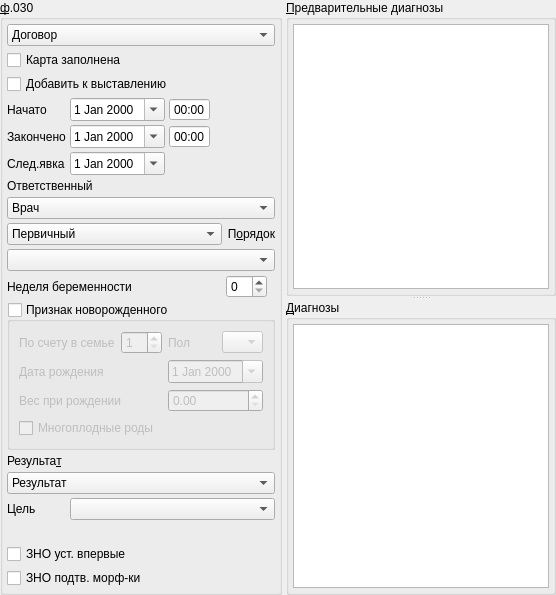
              <widget class="QFrame" name="frameBaseAndDiagnosises">
               <property name="frameShape">
                <enum>QFrame::NoFrame</enum>
               </property>
               <property name="frameShadow">
                <enum>QFrame::Raised</enum>
               </property>
               <layout class="QHBoxLayout" name="horizontalLayout">
                <property name="spacing">
                 <number>4</number>
                </property>
                <property name="margin">
                 <number>0</number>
                </property>
                <item>
                 <widget class="QGroupBox" name="grpBase">
                  <property name="sizePolicy">
                   <sizepolicy hsizetype="Maximum" vsizetype="Preferred">
                    <horstretch>0</horstretch>
                    <verstretch>0</verstretch>
                   </sizepolicy>
                  </property>
                  <property name="title">
                   <string>&amp;ф.030</string>
                  </property>
                  <layout class="QGridLayout" name="gridLayout_2">
                   <property name="margin">
                    <number>4</number>
                   </property>
                   <property name="spacing">
                    <number>4</number>
                   </property>
                   <item row="1" column="0" colspan="4">
                    <widget class="QCheckBox" name="chkIsClosed">
                     <property name="text">
                      <string>Карта заполнена</string>
                     </property>
                    </widget>
                   </item>
                   <item row="8" column="3">
                    <widget class="QLabel" name="lblOrder">
                     <property name="text">
                      <string>П&amp;орядок</string>
                     </property>
                     <property name="alignment">
                      <set>Qt::AlignRight|Qt::AlignTrailing|Qt::AlignVCenter</set>
                     </property>
                     <property name="buddy">
                      <cstring>cmbOrder</cstring>
                     </property>
                    </widget>
                   </item>
                   <item row="17" column="0" colspan="4">
                    <spacer>
                     <property name="orientation">
                      <enum>Qt::Vertical</enum>
                     </property>
                     <property name="sizeHint" stdset="0">
                      <size>
                       <width>16</width>
                       <height>20</height>
                      </size>
                     </property>
                    </spacer>
                   </item>
                   <item row="9" column="0" colspan="4">
                    <widget class="CRBComboBox" name="cmbOrder">
                     <item>
                      <property name="text">
                       <string/>
                      </property>
                     </item>
                     <item>
                      <property name="text">
                       <string>Плановый</string>
                      </property>
                     </item>
                     <item>
                      <property name="text">
                       <string>Экстренный</string>
                      </property>
                     </item>
                     <item>
                      <property name="text">
                       <string>Самообращение</string>
                      </property>
                     </item>
                     <item>
                      <property name="text">
                       <string>Принудительный</string>
                      </property>
                     </item>
                     <item>
                      <property name="text">
                       <string>Неотложный</string>
                      </property>
                     </item>
                    </widget>
                   </item>
                   <item row="4" column="1" colspan="3">
                    <widget class="QFrame" name="frmEndDateTime">
                     <property name="sizePolicy">
                      <sizepolicy hsizetype="Maximum" vsizetype="Preferred">
                       <horstretch>0</horstretch>
                       <verstretch>0</verstretch>
                      </sizepolicy>
                     </property>
                     <property name="frameShape">
                      <enum>QFrame::NoFrame</enum>
                     </property>
                     <property name="frameShadow">
                      <enum>QFrame::Plain</enum>
                     </property>
                     <property name="lineWidth">
                      <number>0</number>
                     </property>
                     <layout class="QHBoxLayout" name="horizontalLayout_4">
                      <property name="spacing">
                       <number>4</number>
                      </property>
                      <property name="margin">
                       <number>0</number>
                      </property>
                      <item>
                       <widget class="CDateEdit" name="edtEndDate">
                        <property name="sizePolicy">
                         <sizepolicy hsizetype="Maximum" vsizetype="Fixed">
                          <horstretch>0</horstretch>
                          <verstretch>0</verstretch>
                         </sizepolicy>
                        </property>
                        <property name="whatsThis">
                         <string>дата окончания осмотра</string>
                        </property>
                        <property name="calendarPopup">
                         <bool>true</bool>
                        </property>
                       </widget>
                      </item>
                      <item>
                       <widget class="QTimeEdit" name="edtEndTime">
                        <property name="buttonSymbols">
                         <enum>QAbstractSpinBox::NoButtons</enum>
                        </property>
                        <property name="displayFormat">
                         <string>HH:mm</string>
                        </property>
                       </widget>
                      </item>
                     </layout>
                    </widget>
                   </item>
                   <item row="5" column="1" colspan="3">
                    <widget class="QFrame" name="frmNextDateTime">
                     <property name="sizePolicy">
                      <sizepolicy hsizetype="Maximum" vsizetype="Preferred">
                       <horstretch>0</horstretch>
                       <verstretch>0</verstretch>
                      </sizepolicy>
                     </property>
                     <property name="frameShape">
                      <enum>QFrame::NoFrame</enum>
                     </property>
                     <property name="frameShadow">
                      <enum>QFrame::Plain</enum>
                     </property>
                     <property name="lineWidth">
                      <number>0</number>
                     </property>
                     <layout class="QHBoxLayout" name="horizontalLayout_5">
                      <property name="spacing">
                       <number>4</number>
                      </property>
                      <property name="margin">
                       <number>0</number>
                      </property>
                      <item>
                       <widget class="CDateEdit" name="edtNextDate">
                        <property name="sizePolicy">
                         <sizepolicy hsizetype="Maximum" vsizetype="Fixed">
                          <horstretch>0</horstretch>
                          <verstretch>0</verstretch>
                         </sizepolicy>
                        </property>
                        <property name="calendarPopup">
                         <bool>true</bool>
                        </property>
                       </widget>
                      </item>
                     </layout>
                    </widget>
                   </item>
                   <item row="14" column="0">
                    <widget class="QLabel" name="lblGoal">
                     <property name="text">
                      <string>Цель</string>
                     </property>
                     <property name="alignment">
                      <set>Qt::AlignLeading|Qt::AlignLeft|Qt::AlignVCenter</set>
                     </property>
                     <property name="buddy">
                      <cstring>cmbGoal</cstring>
                     </property>
                    </widget>
                   </item>
                   <item row="2" column="0" colspan="4">
                    <widget class="QCheckBox" name="chkExposeConfirmed">
                     <property name="text">
                      <string>Добавить к выставлению</string>
                     </property>
                    </widget>
                   </item>
                   <item row="14" column="1" colspan="3">
                    <widget class="CRBComboBox" name="cmbGoal">
                     <property name="whatsThis">
                      <string>результат осмотра</string>
                     </property>
                    </widget>
                   </item>
                   <item row="7" column="0" colspan="4">
                    <widget class="CPersonComboBoxEx" name="cmbPerson">
                     <property name="whatsThis">
                      <string>врач отвечающий за осмотр (терапевт)</string>
                     </property>
                     <item>
                      <property name="text">
                       <string>Врач</string>
                      </property>
                     </item>
                    </widget>
                   </item>
                   <item row="11" column="0" colspan="4">
                    <widget class="QGroupBox" name="gbLittleStrangerFlag">
                     <property name="title">
                      <string>Признак новорожденного</string>
                     </property>
                     <property name="checkable">
                      <bool>true</bool>
                     </property>
                     <property name="checked">
                      <bool>false</bool>
                     </property>
                     <layout class="QGridLayout" name="gridLayout_8">
                      <item row="0" column="3">
                       <widget class="QComboBox" name="cmbChildSex">
                        <property name="sizePolicy">
                         <sizepolicy hsizetype="Maximum" vsizetype="Fixed">
                          <horstretch>0</horstretch>
                          <verstretch>0</verstretch>
                         </sizepolicy>
                        </property>
                        <item>
                         <property name="text">
                          <string/>
                         </property>
                        </item>
                        <item>
                         <property name="text">
                          <string>М</string>
                         </property>
                        </item>
                        <item>
                         <property name="text">
                          <string>Ж</string>
                         </property>
                        </item>
                       </widget>
                      </item>
                      <item row="1" column="0">
                       <widget class="QLabel" name="lblChildBirthDate">
                        <property name="text">
                         <string>Дата рождения</string>
                        </property>
                        <property name="buddy">
                         <cstring>edtChildBirthDate</cstring>
                        </property>
                       </widget>
                      </item>
                      <item row="1" column="2" colspan="2">
                       <widget class="CDateEdit" name="edtChildBirthDate">
                        <property name="sizePolicy">
                         <sizepolicy hsizetype="Maximum" vsizetype="Fixed">
                          <horstretch>0</horstretch>
                          <verstretch>0</verstretch>
                         </sizepolicy>
                        </property>
                        <property name="calendarPopup">
                         <bool>true</bool>
                        </property>
                       </widget>
                      </item>
                      <item row="0" column="0">
                       <widget class="QLabel" name="lblChildNumber">
                        <property name="text">
                         <string>По счету в семье</string>
                        </property>
                        <property name="buddy">
                         <cstring>sbChildNumber</cstring>
                        </property>
                       </widget>
                      </item>
                      <item row="0" column="2">
                       <widget class="QLabel" name="lblChildSex">
                        <property name="text">
                         <string>Пол</string>
                        </property>
                        <property name="buddy">
                         <cstring>cmbChildSex</cstring>
                        </property>
                       </widget>
                      </item>
                      <item row="0" column="1">
                       <widget class="QSpinBox" name="sbChildNumber">
                        <property name="sizePolicy">
                         <sizepolicy hsizetype="Maximum" vsizetype="Fixed">
                          <horstretch>0</horstretch>
                          <verstretch>0</verstretch>
                         </sizepolicy>
                        </property>
                        <property name="minimum">
                         <number>1</number>
                        </property>
                       </widget>
                      </item>
                      <item row="4" column="0" colspan="2">
                       <widget class="QCheckBox" name="chkMultipleBirths">
                        <property name="text">
                         <string>Многоплодные роды</string>
                        </property>
                       </widget>
                      </item>
                      <item row="2" column="0" colspan="2">
                       <widget class="QLabel" name="lblBirthWeight">
                        <property name="text">
                         <string>Вес при рождении</string>
                        </property>
                        <property name="buddy">
                         <cstring>sbBirthWeight</cstring>
                        </property>
                       </widget>
                      </item>
                      <item row="2" column="2" colspan="2">
                       <widget class="QDoubleSpinBox" name="sbBirthWeight">
                        <property name="maximum">
                         <double>9999.989999999999782</double>
                        </property>
                       </widget>
                      </item>
                     </layout>
                    </widget>
                   </item>
                   <item row="4" column="0">
                    <widget class="QLabel" name="lblEndDate">
                     <property name="sizePolicy">
                      <sizepolicy hsizetype="Maximum" vsizetype="Preferred">
                       <horstretch>0</horstretch>
                       <verstretch>0</verstretch>
                      </sizepolicy>
                     </property>
                     <property name="text">
                      <string>Закончено</string>
                     </property>
                     <property name="buddy">
                      <cstring>edtEndDate</cstring>
                     </property>
                    </widget>
                   </item>
                   <item row="10" column="0" colspan="3">
                    <widget class="QLabel" name="lblPregnancyWeek">
                     <property name="sizePolicy">
                      <sizepolicy hsizetype="Maximum" vsizetype="Preferred">
                       <horstretch>0</horstretch>
                       <verstretch>0</verstretch>
                      </sizepolicy>
                     </property>
                     <property name="text">
                      <string>Неделя беременности</string>
                     </property>
                     <property name="buddy">
                      <cstring>edtPregnancyWeek</cstring>
                     </property>
                    </widget>
                   </item>
                   <item row="0" column="0" colspan="4">
                    <widget class="CContractComboBox" name="cmbContract">
                     <property name="whatsThis">
                      <string>номер, дата и основание договора в рамках которого производится осмотр</string>
                     </property>
                     <item>
                      <property name="text">
                       <string>Договор</string>
                      </property>
                     </item>
                    </widget>
                   </item>
                   <item row="8" column="0" colspan="3">
                    <widget class="QComboBox" name="cmbPrimary">
                     <item>
                      <property name="text">
                       <string>Первичный</string>
                      </property>
                     </item>
                     <item>
                      <property name="text">
                       <string>Повторный</string>
                      </property>
                     </item>
                     <item>
                      <property name="text">
                       <string>Актив</string>
                      </property>
                     </item>
                    </widget>
                   </item>
                   <item row="3" column="1" colspan="3">
                    <widget class="QFrame" name="frmBegDateTime">
                     <property name="sizePolicy">
                      <sizepolicy hsizetype="Maximum" vsizetype="Preferred">
                       <horstretch>0</horstretch>
                       <verstretch>0</verstretch>
                      </sizepolicy>
                     </property>
                     <property name="frameShape">
                      <enum>QFrame::NoFrame</enum>
                     </property>
                     <property name="frameShadow">
                      <enum>QFrame::Plain</enum>
                     </property>
                     <property name="lineWidth">
                      <number>0</number>
                     </property>
                     <layout class="QHBoxLayout" name="horizontalLayout_3">
                      <property name="spacing">
                       <number>4</number>
                      </property>
                      <property name="margin">
                       <number>0</number>
                      </property>
                      <item>
                       <widget class="CDateEdit" name="edtBegDate">
                        <property name="sizePolicy">
                         <sizepolicy hsizetype="Maximum" vsizetype="Fixed">
                          <horstretch>0</horstretch>
                          <verstretch>0</verstretch>
                         </sizepolicy>
                        </property>
                        <property name="whatsThis">
                         <string>дата начала осмотра</string>
                        </property>
                        <property name="calendarPopup">
                         <bool>true</bool>
                        </property>
                       </widget>
                      </item>
                      <item>
                       <widget class="QTimeEdit" name="edtBegTime">
                        <property name="buttonSymbols">
                         <enum>QAbstractSpinBox::NoButtons</enum>
                        </property>
                        <property name="displayFormat">
                         <string>HH:mm</string>
                        </property>
                       </widget>
                      </item>
                     </layout>
                    </widget>
                   </item>
                   <item row="6" column="0" colspan="4">
                    <widget class="QLabel" name="lblPerson">
                     <property name="text">
                      <string>Ответственный</string>
                     </property>
                     <property name="buddy">
                      <cstring>cmbPerson</cstring>
                     </property>
                    </widget>
                   </item>
                   <item row="18" column="0" colspan="4">
                    <widget class="QCheckBox" name="chkZNOFirst">
                     <property name="toolTip">
                      <string>ЗНО установлен впервые</string>
                     </property>
                     <property name="text">
                      <string>ЗНО уст. впервые</string>
                     </property>
                    </widget>
                   </item>
                   <item row="13" column="0" colspan="4">
                    <widget class="CRBComboBox" name="cmbResult">
                     <property name="whatsThis">
                      <string>результат осмотра</string>
                     </property>
                     <item>
                      <property name="text">
                       <string>Результат</string>
                      </property>
                     </item>
                    </widget>
                   </item>
                   <item row="10" column="3">
                    <widget class="QSpinBox" name="edtPregnancyWeek">
                     <property name="sizePolicy">
                      <sizepolicy hsizetype="Maximum" vsizetype="Fixed">
                       <horstretch>0</horstretch>
                       <verstretch>0</verstretch>
                      </sizepolicy>
                     </property>
                     <property name="maximum">
                      <number>40</number>
                     </property>
                    </widget>
                   </item>
                   <item row="3" column="0">
                    <widget class="QLabel" name="lblBegDate">
                     <property name="sizePolicy">
                      <sizepolicy hsizetype="Maximum" vsizetype="Preferred">
                       <horstretch>0</horstretch>
                       <verstretch>0</verstretch>
                      </sizepolicy>
                     </property>
                     <property name="text">
                      <string>Начато</string>
                     </property>
                     <property name="buddy">
                      <cstring>edtBegDate</cstring>
                     </property>
                    </widget>
                   </item>
                   <item row="19" column="0" colspan="4">
                    <widget class="QCheckBox" name="chkZNOMorph">
                     <property name="toolTip">
                      <string>ЗНО потдверждён морфологически</string>
                     </property>
                     <property name="text">
                      <string>ЗНО подтв. морф-ки</string>
                     </property>
                    </widget>
                   </item>
                   <item row="5" column="0">
                    <widget class="QLabel" name="lblNextDate">
                     <property name="sizePolicy">
                      <sizepolicy hsizetype="Maximum" vsizetype="Preferred">
                       <horstretch>0</horstretch>
                       <verstretch>0</verstretch>
                      </sizepolicy>
                     </property>
                     <property name="text">
                      <string>След.явка</string>
                     </property>
                     <property name="buddy">
                      <cstring>edtNextDate</cstring>
                     </property>
                    </widget>
                   </item>
                   <item row="12" column="0" colspan="4">
                    <widget class="QLabel" name="lblResult">
                     <property name="text">
                      <string>Результа&amp;т</string>
                     </property>
                     <property name="alignment">
                      <set>Qt::AlignLeading|Qt::AlignLeft|Qt::AlignVCenter</set>
                     </property>
                     <property name="buddy">
                      <cstring>cmbResult</cstring>
                     </property>
                    </widget>
                   </item>
                   <item row="20" column="0" colspan="4">
                    <layout class="QGridLayout" name="gridLayoutCsg"/>
                   </item>
                  </layout>
                 </widget>
                </item>
                <item>
                 <widget class="QSplitter" name="splitter">
                  <property name="orientation">
                   <enum>Qt::Vertical</enum>
                  </property>
                  <property name="childrenCollapsible">
                   <bool>false</bool>
                  </property>
                  <widget class="QGroupBox" name="grpPreliminaryDiagnostics">
                   <property name="title">
                    <string>&amp;Предварительные диагнозы</string>
                   </property>
                   <layout class="QGridLayout" name="gridLayout_7">
                    <property name="margin">
                     <number>4</number>
                    </property>
                    <property name="spacing">
                     <number>4</number>
                    </property>
                    <item row="0" column="0">
                     <widget class="CDiagnosticsInDocTableView" name="tblPreliminaryDiagnostics">
                      <property name="sizePolicy">
                       <sizepolicy hsizetype="Expanding" vsizetype="Preferred">
                        <horstretch>0</horstretch>
                        <verstretch>0</verstretch>
                       </sizepolicy>
                      </property>
                     </widget>
                    </item>
                   </layout>
                  </widget>
                  <widget class="QGroupBox" name="grplFinalDiagnostics">
                   <property name="title">
                    <string>&amp;Диагнозы</string>
                   </property>
                   <layout class="QGridLayout" name="gridLayout_3">
                    <property name="margin">
                     <number>4</number>
                    </property>
                    <property name="spacing">
                     <number>4</number>
                    </property>
                    <item row="0" column="0">
                     <widget class="CDiagnosticsInDocTableView" name="tblFinalDiagnostics"/>
                    </item>
                   </layout>
                  </widget>
                 </widget>
                </item>
               </layout>
              </widget>
